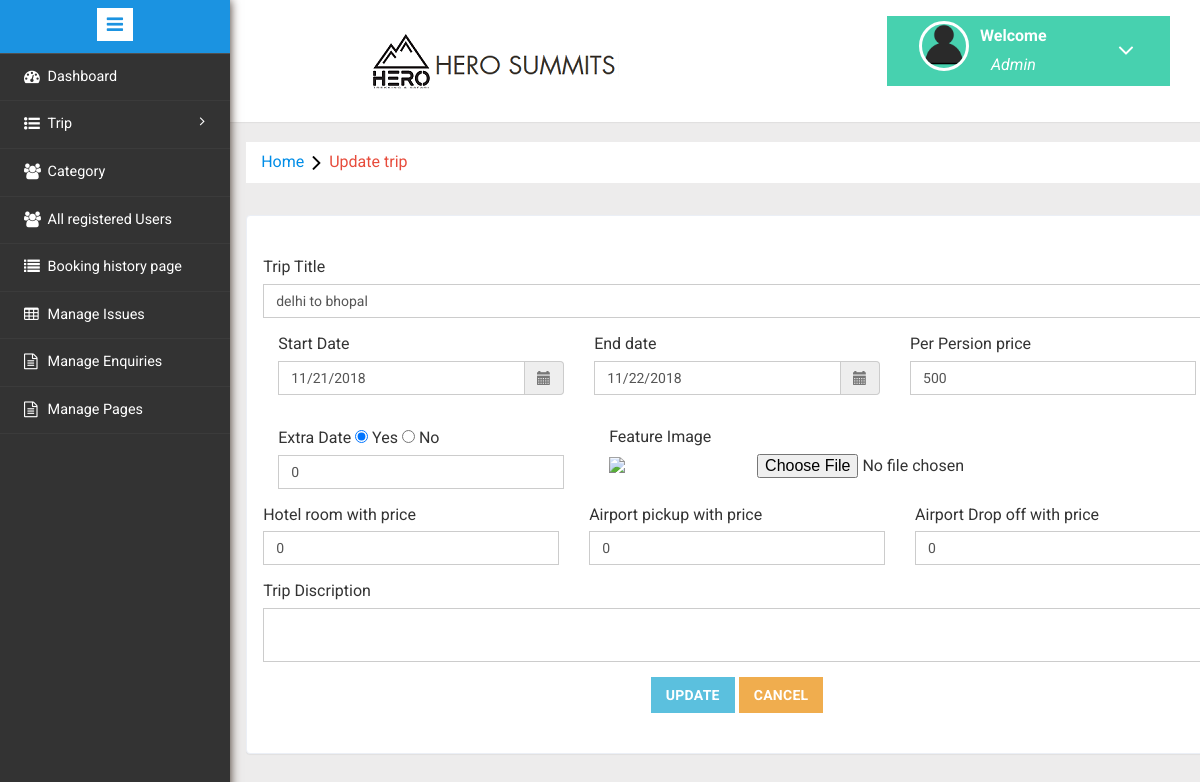
Page /admin/update_trip/4 on the earlier database version.
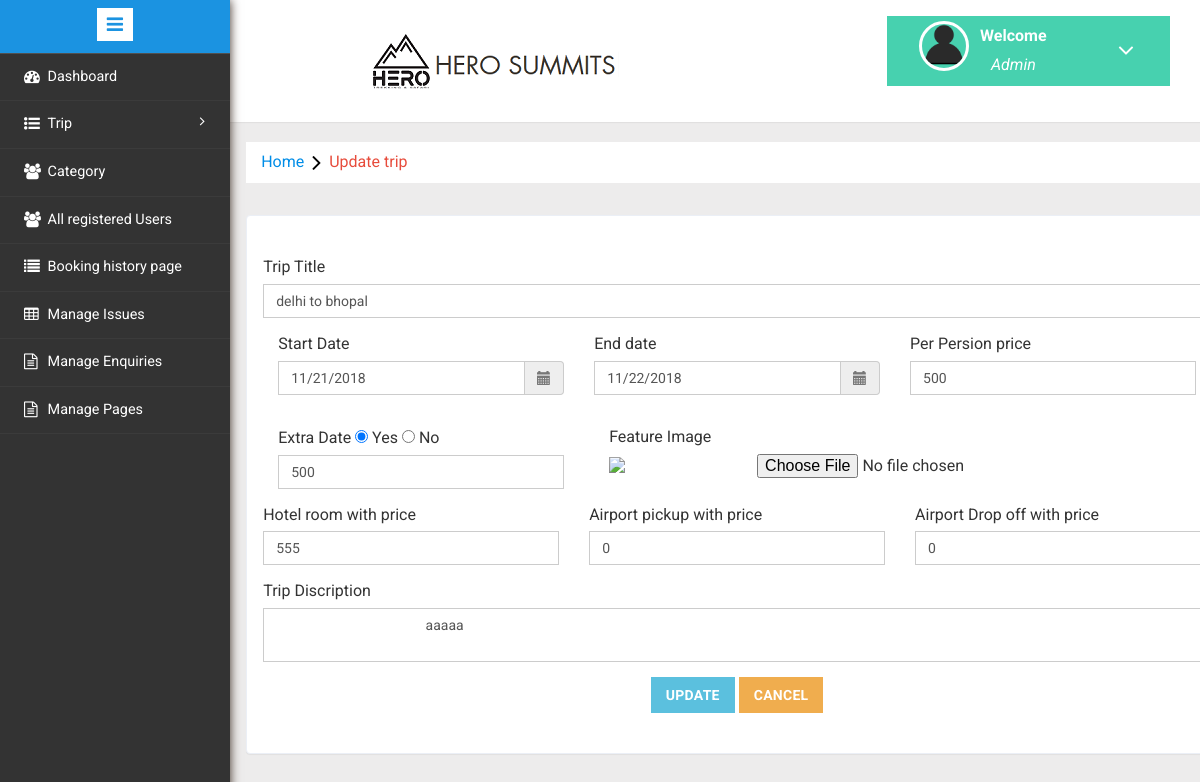
Same page on the later database version.
### tables this page shows
CREATE TABLE `trip_table` (
  `id` int(11) NOT NULL,
  `trip_title` varchar(255) NOT NULL,
  `trip_description` varchar(255) DEFAULT NULL,
  `trip_start_date` datetime NOT NULL,
  `trip_end_date` datetime NOT NULL,
  `start_place` varchar(255) DEFAULT NULL,
  `end_place` varchar(255) DEFAULT NULL,
  `trip_extra_date` tinyint(1) NOT NULL DEFAULT '0',
  `extra_price` int(11) DEFAULT '0',
  `person_price` varchar(255) NOT NULL,
  `image` varchar(255) DEFAULT NULL,
  `hotel_price` int(11) DEFAULT NULL,
  `day_count` varchar(255) DEFAULT NULL,
  `picup_price` int(11) DEFAULT NULL,
  `drop_off_price` int(11) DEFAULT NULL,
  `active` int(11) NOT NULL DEFAULT '1',
  `status` int(11) NOT NULL DEFAULT '1',
  `created_by` int(11) NOT NULL,
  `created_date` timestamp NOT NULL DEFAULT CURRENT_TIMESTAMP,
  `updated_date` timestamp NOT NULL DEFAULT '0000-00-00 00:00:00' ON UPDATE CURRENT_TIMESTAMP
);

### application/controllers/Admin.php (called while the page is built, shortened)
<?php
class Admin extends CI_Controller {
	function update_trip(){
		$data['title']='Edit Trip';
		$id = $this->uri->segment(3);
	  $course = $this->db->query ("select * from trip_table where id=".$id);
	  $data['trip']=$course->row();
	if($this->input->post()){
	    $this->form_validation->set_rules('trip_title', 'Title', 'required',array('required'=>'%s required'));
	    $this->form_validation->set_rules('price', 'Price', 'required',array('required'=>'%s required'));
	    $this->form_validation->set_rules('start_date', 'start_date', 'required',array('required'=>'%s required'));
	    $this->form_validation->set_rules('end_date', 'end_date', 'required',array('required'=>'%s required'));
      if ($this->form_validation->run() == FALSE)
      {
         $this->load->view('admin/update_trip',$data);
      }
      else
      {
      	$config['upload_path'] = './uploads/';
        $config['allowed_types'] = 'gif|jpg|png|jpeg';
        $file_name = '';
        $this->load->library('upload', $config);
        if (!$this->upload->do_upload('trip_file'))
        {
          $error = array('error' => $this->upload->display_errors());
        }
        else
        {
          $file_name = $this->upload->data('file_name');
        }
        if($file_name ==''){
        	$file_name = $this->input->post('old_image');
        }
        $id = $this->input->post('id');
        $trip_data = array('trip_title'=>$this->input->post('trip_title'),
          'trip_description'  =>$this->input->post('trip_discription'),
          'Trip_start_date'   =>date('Y-m-d H:i:s',strtotime($_POST['start_date'])),
          'Trip_end_date'     =>date('Y-m-d H:i:s',strtotime($_POST['end_date'])),
          'extra_price'       =>$_POST['extra_price'],
          'Trip_extra_date'   =>$this->input->post('extra_date'),
          'person_price'      =>$this->input->post('price'),
          'image'             =>$file_name,
          'hotel_price'       =>$this->input->post('hotel_price'),
          'picup_price'       =>$this->input->post('Airport_pickup_price'),
          'drop_off_price'    =>$this->input->post('Airport_drop_price'),
        );
$this->load->model('Admin_model');
$flag = $this->Admin_model->trip_save($id,$trip_data);
if($flag){
$this->session->set_flashdata('message','Trip Update successfully');
}else{
	$this->session->set_flashdata('error','Trip Update Failed');
}
	redirect('admin/update_trip/'.$id);
      }
	}else{
		 $this->load->view('admin/update_trip', $data );
	}
	}
}
?>

### index.php (called while the page is built, shortened)
<?php
require_once BASEPATH.'core/CodeIgniter.php';

### application/views/admin/update_trip.php (the view, shortened to what the changed rows need)
<!DOCTYPE HTML>
<html>
<head>
<?php include('includes/meta.php'); ?>
</head>
<body>
  <div class="page-container">
      <div class="left-content">
        <div class="grid-form">
          <div class="grid-form1">
              <form enctype="multipart/form-data" method="POST">
                  <div class="row">
                      <div class="col-lg-12 form-group">
                        <label for="trip_title">Trip Title
                        </label>
                       <input type="text" name="trip_title" id="trip_title"  placeholder="Trip title" class="form-control" value="<?= set_value('trip_title')?set_value('trip_title'):$trip->trip_title; ?>">
                      </div>
                        <div class="col-lg-12 form-group">
                          <div class="col-lg-4">
                              <div class='input-group date' id='datetimepicker1'>
                                <input type='text' name="start_date" id="start_date" placeholder="start date" class="form-control" value="<?php echo $trip->trip_start_date; ?>"/>
                                <span class="input-group-addon">
                                  <span class="glyphicon glyphicon-calendar"></span>
                                </span>
                              </div>
                          </div>
                           <div class="col-lg-4">
                             <div class='input-group date' id='datetimepicker2'>
                                <input type='text' name="end_date" id="end_date" placeholder="end_date" class="form-control" value="<?php echo $trip->trip_end_date; ?>" />
                                <span class="input-group-addon">
                                  <span class="glyphicon glyphicon-calendar"></span>
                                </span>
                              </div>
                          </div>
                          <div class="col-lg-4">
                           <label for="price" ">Per Persion price
                           </label>
                           <input type="price" name="price" id="price"  placeholder="Per Person price" class="form-control" value="<?php echo $trip->person_price; ?>" >
                        </div>
                        </div>
                      <div class="col-lg-12 form-group">
                        <div class="col-lg-4">
                          <label for="extra_date">Extra Date</label>
                          <input type="radio" name="extra_date" value="1" <?php if($trip->trip_extra_date == '1'){ echo "checked"; } ?> > Yes
                          <input type="radio" name="extra_date" value="0" <?php if($trip->trip_extra_date == '0'){ echo "checked"; } ?>  > No
                          <input type="text" class="form-control" name="extra_price" placeholder="extra day price" value="<?php echo $trip->extra_price; ?>">
                        </div>
                      </div>
                      <div class="col-lg-4 form-group" >
                        <label for="hotel_price" ">Hotel room with price</label>
                        <input type="number" name="hotel_price" id="hotel_price"  placeholder="hotel price" class="form-control " value="<?php echo $trip->hotel_price; ?>" >
                      </div>
                      <div class="col-lg-4 form-group">
                        <label for="Airport_pickup_price" ">Airport pickup with price</label>
                        <input type="text" name="Airport_pickup_price" id="Airport_pickup_price"  placeholder="Airport pickup price" class="form-control " value="<?php echo $trip->picup_price; ?>" >
                      </div>
                      <div class="col-lg-4 form-group">
                        <label for="Airport_drop_price" ">Airport Drop off with price</label>
                        <input type="text" name="Airport_drop_price" id="Airport_drop_price"  placeholder="Airport drop price" class="form-control " value="<?php echo $trip->drop_off_price; ?>" >
                      </div>
                      <div class="col-lg-12 form-group">
                        <label for="trip_discription" >Trip Discription</label>
                        <textarea  name="trip_discription" id="trip_discription" placeholder="  trip_discription"  class="form-control"><?php echo $trip->trip_description; ?></textarea>
                      </div>
                  </div>
            </form>
          </div>
        </div>
      </div>
  </div>
</body>
</html>

Differences in the rows shown:
changed trip_table "delhi to bhopal": extra_price "0" → "500"; hotel_price "0" → "555"; trip_discription (not shown) → "aaaaa"
